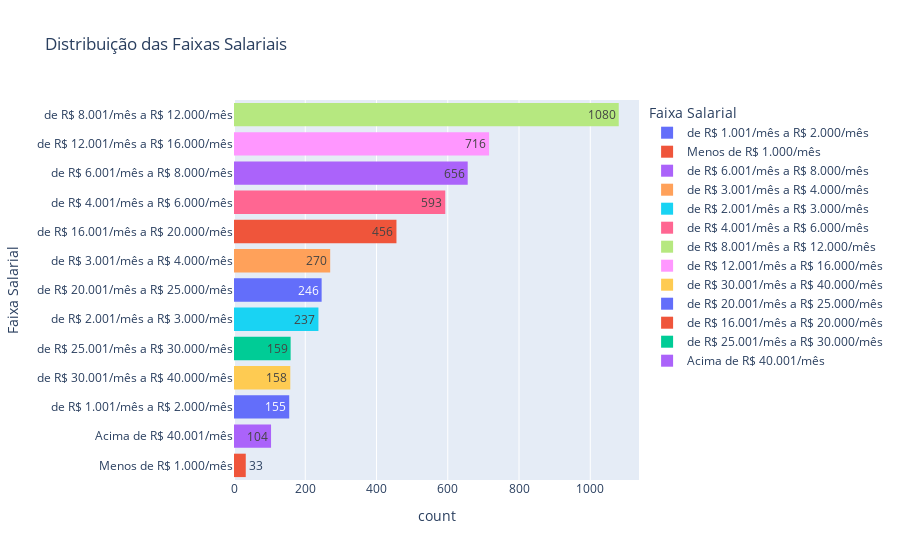

Write notebook code for a chart like this one.
### Markdown cell above
### Distribuição das faixas salariais.
- As faixas de R$ 8.000 a R$ 12.000 e de R$ 12.000 a R$ 16.000 tem o maior número de profissionais.
- Salários mais altos de (R$ 20.000 a 25.000) e mais baixos (menor que R$ 2.000) são menos presentes.
- Essa faixa de salário observada indica uma concentração de nível intermediário e alto, o que condiz com o núemro elevao de profissionais sêniors.

### Code cell
# @title Faixa Salarial
fig = px.histogram(
    df,
    y="2.h_faixa_salarial",
    title="Distribuição das Faixas Salariais",
    labels={"2.h_faixa_salarial": "Faixa Salarial"},
    color="2.h_faixa_salarial",
    text_auto=True,
    orientation="h"
)
fig.update_layout(yaxis={'categoryorder':'total ascending'})
fig.show()

### Figure 1 — Plotly figure (JSON) as saved in the notebook; plotly's stock layout.template omitted (floating-point values rounded to 4 significant figures; data arrays with more than 128 entries replaced by an {"elided": "..."} marker saying what was removed)
{"data": [{"alignmentgroup": "True", "bingroup": "y", "hovertemplate": "Faixa Salarial=%{y}<br>count=%{x}<extra></extra>", "legendgroup": "de R$ 1.001/mês a R$ 2.000/mês", "marker": {"color": "#636efa", "pattern": {"shape": ""}}, "name": "de R$ 1.001/mês a R$ 2.000/mês", "offsetgroup": "de R$ 1.001/mês a R$ 2.000/mês", "orientation": "h", "showlegend": true, "texttemplate": "%{value}", "type": "histogram", "xaxis": "x", "y": {"elided": "155 str values"}, "yaxis": "y"}, {"alignmentgroup": "True", "bingroup": "y", "hovertemplate": "Faixa Salarial=%{y}<br>count=%{x}<extra></extra>", "legendgroup": "Menos de R$ 1.000/mês", "marker": {"color": "#EF553B", "pattern": {"shape": ""}}, "name": "Menos de R$ 1.000/mês", "offsetgroup": "Menos de R$ 1.000/mês", "orientation": "h", "showlegend": true, "texttemplate": "%{value}", "type": "histogram", "xaxis": "x", "y": ["Menos de R$ 1.000/mês", "Menos de R$ 1.000/mês", "Menos de R$ 1.000/mês", "Menos de R$ 1.000/mês", "Menos de R$ 1.000/mês", "Menos de R$ 1.000/mês", "Menos de R$ 1.000/mês", "Menos de R$ 1.000/mês", "Menos de R$ 1.000/mês", "Menos de R$ 1.000/mês", "Menos de R$ 1.000/mês", "Menos de R$ 1.000/mês", "Menos de R$ 1.000/mês", "Menos de R$ 1.000/mês", "Menos de R$ 1.000/mês", "Menos de R$ 1.000/mês", "Menos de R$ 1.000/mês", "Menos de R$ 1.000/mês", "Menos de R$ 1.000/mês", "Menos de R$ 1.000/mês", "Menos de R$ 1.000/mês", "Menos de R$ 1.000/mês", "Menos de R$ 1.000/mês", "Menos de R$ 1.000/mês", "Menos de R$ 1.000/mês", "Menos de R$ 1.000/mês", "Menos de R$ 1.000/mês", "Menos de R$ 1.000/mês", "Menos de R$ 1.000/mês", "Menos de R$ 1.000/mês", "Menos de R$ 1.000/mês", "Menos de R$ 1.000/mês", "Menos de R$ 1.000/mês"], "yaxis": "y"}, {"alignmentgroup": "True", "bingroup": "y", "hovertemplate": "Faixa Salarial=%{y}<br>count=%{x}<extra></extra>", "legendgroup": "de R$ 6.001/mês a R$ 8.000/mês", "marker": {"color": "#ab63fa", "pattern": {"shape": ""}}, "name": "de R$ 6.001/mês a R$ 8.000/mês", "offsetgroup": "de R$ 6.001/mês a R$ 8.000/mês", "orientation": "h", "showlegend": true, "texttemplate": "%{value}", "type": "histogram", "xaxis": "x", "y": {"elided": "656 str values"}, "yaxis": "y"}, {"alignmentgroup": "True", "bingroup": "y", "hovertemplate": "Faixa Salarial=%{y}<br>count=%{x}<extra></extra>", "legendgroup": "de R$ 3.001/mês a R$ 4.000/mês", "marker": {"color": "#FFA15A", "pattern": {"shape": ""}}, "name": "de R$ 3.001/mês a R$ 4.000/mês", "offsetgroup": "de R$ 3.001/mês a R$ 4.000/mês", "orientation": "h", "showlegend": true, "texttemplate": "%{value}", "type": "histogram", "xaxis": "x", "y": {"elided": "270 str values"}, "yaxis": "y"}, {"alignmentgroup": "True", "bingroup": "y", "hovertemplate": "Faixa Salarial=%{y}<br>count=%{x}<extra></extra>", "legendgroup": "de R$ 2.001/mês a R$ 3.000/mês", "marker": {"color": "#19d3f3", "pattern": {"shape": ""}}, "name": "de R$ 2.001/mês a R$ 3.000/mês", "offsetgroup": "de R$ 2.001/mês a R$ 3.000/mês", "orientation": "h", "showlegend": true, "texttemplate": "%{value}", "type": "histogram", "xaxis": "x", "y": {"elided": "237 str values"}, "yaxis": "y"}, {"alignmentgroup": "True", "bingroup": "y", "hovertemplate": "Faixa Salarial=%{y}<br>count=%{x}<extra></extra>", "legendgroup": "de R$ 4.001/mês a R$ 6.000/mês", "marker": {"color": "#FF6692", "pattern": {"shape": ""}}, "name": "de R$ 4.001/mês a R$ 6.000/mês", "offsetgroup": "de R$ 4.001/mês a R$ 6.000/mês", "orientation": "h", "showlegend": true, "texttemplate": "%{value}", "type": "histogram", "xaxis": "x", "y": {"elided": "593 str values"}, "yaxis": "y"}, {"alignmentgroup": "True", "bingroup": "y", "hovertemplate": "Faixa Salarial=%{y}<br>count=%{x}<extra></extra>", "legendgroup": "de R$ 8.001/mês a R$ 12.000/mês", "marker": {"color": "#B6E880", "pattern": {"shape": ""}}, "name": "de R$ 8.001/mês a R$ 12.000/mês", "offsetgroup": "de R$ 8.001/mês a R$ 12.000/mês", "orientation": "h", "showlegend": true, "texttemplate": "%{value}", "type": "histogram", "xaxis": "x", "y": {"elided": "1080 str values"}, "yaxis": "y"}, {"alignmentgroup": "True", "bingroup": "y", "hovertemplate": "Faixa Salarial=%{y}<br>count=%{x}<extra></extra>", "legendgroup": "de R$ 12.001/mês a R$ 16.000/mês", "marker": {"color": "#FF97FF", "pattern": {"shape": ""}}, "name": "de R$ 12.001/mês a R$ 16.000/mês", "offsetgroup": "de R$ 12.001/mês a R$ 16.000/mês", "orientation": "h", "showlegend": true, "texttemplate": "%{value}", "type": "histogram", "xaxis": "x", "y": {"elided": "716 str values"}, "yaxis": "y"}, {"alignmentgroup": "True", "bingroup": "y", "hovertemplate": "Faixa Salarial=%{y}<br>count=%{x}<extra></extra>", "legendgroup": "de R$ 30.001/mês a R$ 40.000/mês", "marker": {"color": "#FECB52", "pattern": {"shape": ""}}, "name": "de R$ 30.001/mês a R$ 40.000/mês", "offsetgroup": "de R$ 30.001/mês a R$ 40.000/mês", "orientation": "h", "showlegend": true, "texttemplate": "%{value}", "type": "histogram", "xaxis": "x", "y": {"elided": "158 str values"}, "yaxis": "y"}, {"alignmentgroup": "True", "bingroup": "y", "hovertemplate": "Faixa Salarial=%{y}<br>count=%{x}<extra></extra>", "legendgroup": "de R$ 20.001/mês a R$ 25.000/mês", "marker": {"color": "#636efa", "pattern": {"shape": ""}}, "name": "de R$ 20.001/mês a R$ 25.000/mês", "offsetgroup": "de R$ 20.001/mês a R$ 25.000/mês", "orientation": "h", "showlegend": true, "texttemplate": "%{value}", "type": "histogram", "xaxis": "x", "y": {"elided": "246 str values"}, "yaxis": "y"}, {"alignmentgroup": "True", "bingroup": "y", "hovertemplate": "Faixa Salarial=%{y}<br>count=%{x}<extra></extra>", "legendgroup": "de R$ 16.001/mês a R$ 20.000/mês", "marker": {"color": "#EF553B", "pattern": {"shape": ""}}, "name": "de R$ 16.001/mês a R$ 20.000/mês", "offsetgroup": "de R$ 16.001/mês a R$ 20.000/mês", "orientation": "h", "showlegend": true, "texttemplate": "%{value}", "type": "histogram", "xaxis": "x", "y": {"elided": "456 str values"}, "yaxis": "y"}, {"alignmentgroup": "True", "bingroup": "y", "hovertemplate": "Faixa Salarial=%{y}<br>count=%{x}<extra></extra>", "legendgroup": "de R$ 25.001/mês a R$ 30.000/mês", "marker": {"color": "#00cc96", "pattern": {"shape": ""}}, "name": "de R$ 25.001/mês a R$ 30.000/mês", "offsetgroup": "de R$ 25.001/mês a R$ 30.000/mês", "orientation": "h", "showlegend": true, "texttemplate": "%{value}", "type": "histogram", "xaxis": "x", "y": {"elided": "159 str values"}, "yaxis": "y"}, {"alignmentgroup": "True", "bingroup": "y", "hovertemplate": "Faixa Salarial=%{y}<br>count=%{x}<extra></extra>", "legendgroup": "Acima de R$ 40.001/mês", "marker": {"color": "#ab63fa", "pattern": {"shape": ""}}, "name": "Acima de R$ 40.001/mês", "offsetgroup": "Acima de R$ 40.001/mês", "orientation": "h", "showlegend": true, "texttemplate": "%{value}", "type": "histogram", "xaxis": "x", "y": ["Acima de R$ 40.001/mês", "Acima de R$ 40.001/mês", "Acima de R$ 40.001/mês", "Acima de R$ 40.001/mês", "Acima de R$ 40.001/mês", "Acima de R$ 40.001/mês", "Acima de R$ 40.001/mês", "Acima de R$ 40.001/mês", "Acima de R$ 40.001/mês", "Acima de R$ 40.001/mês", "Acima de R$ 40.001/mês", "Acima de R$ 40.001/mês", "Acima de R$ 40.001/mês", "Acima de R$ 40.001/mês", "Acima de R$ 40.001/mês", "Acima de R$ 40.001/mês", "Acima de R$ 40.001/mês", "Acima de R$ 40.001/mês", "Acima de R$ 40.001/mês", "Acima de R$ 40.001/mês", "Acima de R$ 40.001/mês", "Acima de R$ 40.001/mês", "Acima de R$ 40.001/mês", "Acima de R$ 40.001/mês", "Acima de R$ 40.001/mês", "Acima de R$ 40.001/mês", "Acima de R$ 40.001/mês", "Acima de R$ 40.001/mês", "Acima de R$ 40.001/mês", "Acima de R$ 40.001/mês", "Acima de R$ 40.001/mês", "Acima de R$ 40.001/mês", "Acima de R$ 40.001/mês", "Acima de R$ 40.001/mês", "Acima de R$ 40.001/mês", "Acima de R$ 40.001/mês", "Acima de R$ 40.001/mês", "Acima de R$ 40.001/mês", "Acima de R$ 40.001/mês", "Acima de R$ 40.001/mês", "Acima de R$ 40.001/mês", "Acima de R$ 40.001/mês", "Acima de R$ 40.001/mês", "Acima de R$ 40.001/mês", "Acima de R$ 40.001/mês", "Acima de R$ 40.001/mês", "Acima de R$ 40.001/mês", "Acima de R$ 40.001/mês", "Acima de R$ 40.001/mês", "Acima de R$ 40.001/mês", "Acima de R$ 40.001/mês", "Acima de R$ 40.001/mês", "Acima de R$ 40.001/mês", "Acima de R$ 40.001/mês", "Acima de R$ 40.001/mês", "Acima de R$ 40.001/mês", "Acima de R$ 40.001/mês", "Acima de R$ 40.001/mês", "Acima de R$ 40.001/mês", "Acima de R$ 40.001/mês", "Acima de R$ 40.001/mês", "Acima de R$ 40.001/mês", "Acima de R$ 40.001/mês", "Acima de R$ 40.001/mês", "Acima de R$ 40.001/mês", "Acima de R$ 40.001/mês", "Acima de R$ 40.001/mês", "Acima de R$ 40.001/mês", "Acima de R$ 40.001/mês", "Acima de R$ 40.001/mês", "Acima de R$ 40.001/mês", "Acima de R$ 40.001/mês", "Acima de R$ 40.001/mês", "Acima de R$ 40.001/mês", "Acima de R$ 40.001/mês", "Acima de R$ 40.001/mês", "Acima de R$ 40.001/mês", "Acima de R$ 40.001/mês", "Acima de R$ 40.001/mês", "Acima de R$ 40.001/mês", "Acima de R$ 40.001/mês", "Acima de R$ 40.001/mês", "Acima de R$ 40.001/mês", "Acima de R$ 40.001/mês", "Acima de R$ 40.001/mês", "Acima de R$ 40.001/mês", "Acima de R$ 40.001/mês", "Acima de R$ 40.001/mês", "Acima de R$ 40.001/mês", "Acima de R$ 40.001/mês", "Acima de R$ 40.001/mês", "Acima de R$ 40.001/mês", "Acima de R$ 40.001/mês", "Acima de R$ 40.001/mês", "Acima de R$ 40.001/mês", "Acima de R$ 40.001/mês", "Acima de R$ 40.001/mês", "Acima de R$ 40.001/mês", "Acima de R$ 40.001/mês", "Acima de R$ 40.001/mês", "Acima de R$ 40.001/mês", "Acima de R$ 40.001/mês", "Acima de R$ 40.001/mês", "Acima de R$ 40.001/mês"], "yaxis": "y"}], "layout": {"barmode": "relative", "legend": {"title": {"text": "Faixa Salarial"}, "tracegroupgap": 0}, "title": {"text": "Distribuição das Faixas Salariais"}, "xaxis": {"anchor": "y", "domain": [0, 1], "title": {"text": "count"}}, "yaxis": {"anchor": "x", "categoryarray": ["Acima de R$ 40.001/mês", "de R$ 25.001/mês a R$ 30.000/mês", "de R$ 16.001/mês a R$ 20.000/mês", "de R$ 20.001/mês a R$ 25.000/mês", "de R$ 30.001/mês a R$ 40.000/mês", "de R$ 12.001/mês a R$ 16.000/mês", "de R$ 8.001/mês a R$ 12.000/mês", "de R$ 4.001/mês a R$ 6.000/mês", "de R$ 2.001/mês a R$ 3.000/mês", "de R$ 3.001/mês a R$ 4.000/mês", "de R$ 6.001/mês a R$ 8.000/mês", null, "Menos de R$ 1.000/mês", "de R$ 1.001/mês a R$ 2.000/mês"], "categoryorder": "total ascending", "domain": [0, 1], "title": {"text": "Faixa Salarial"}}}}
